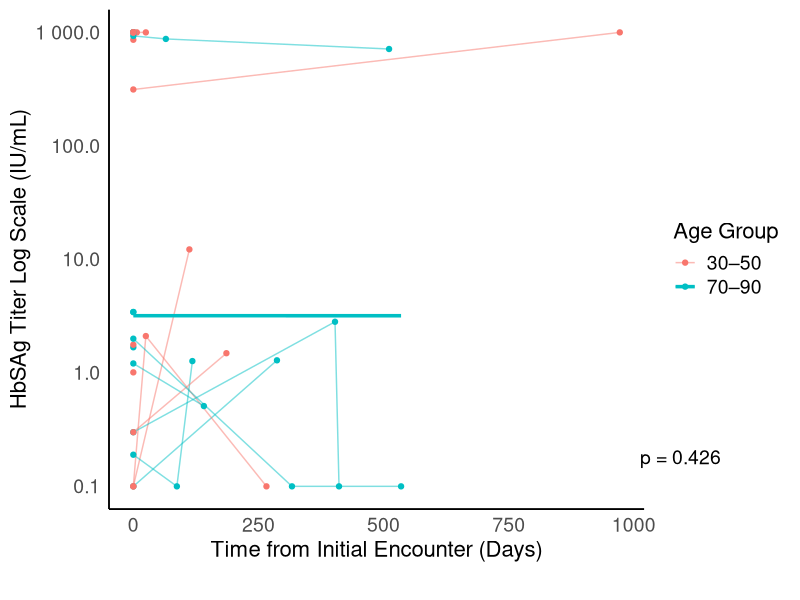
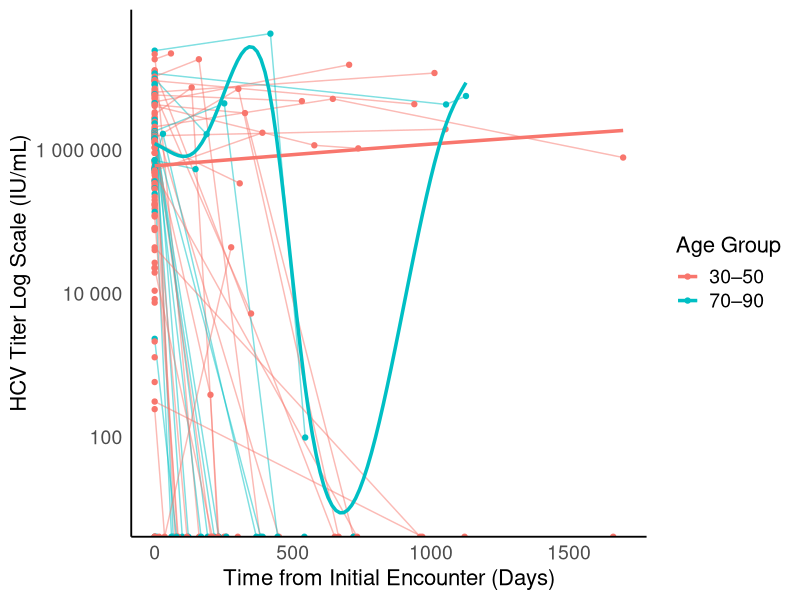
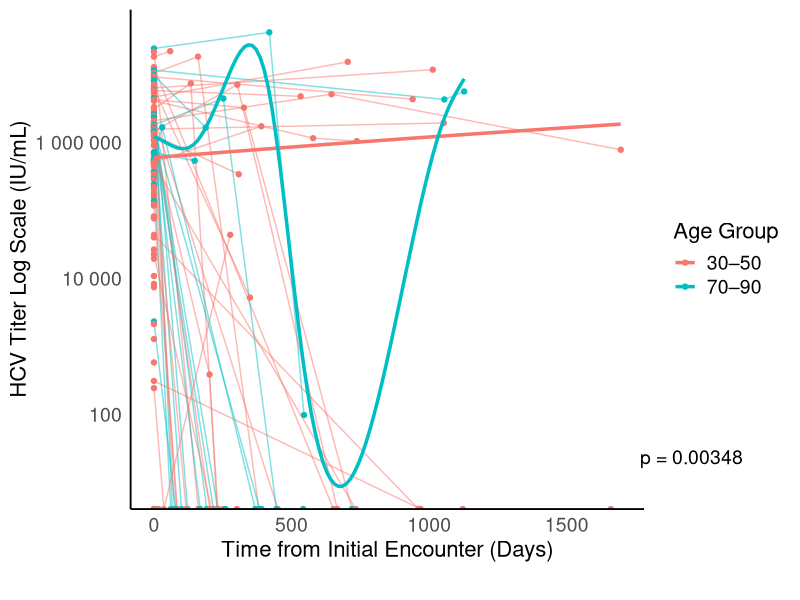
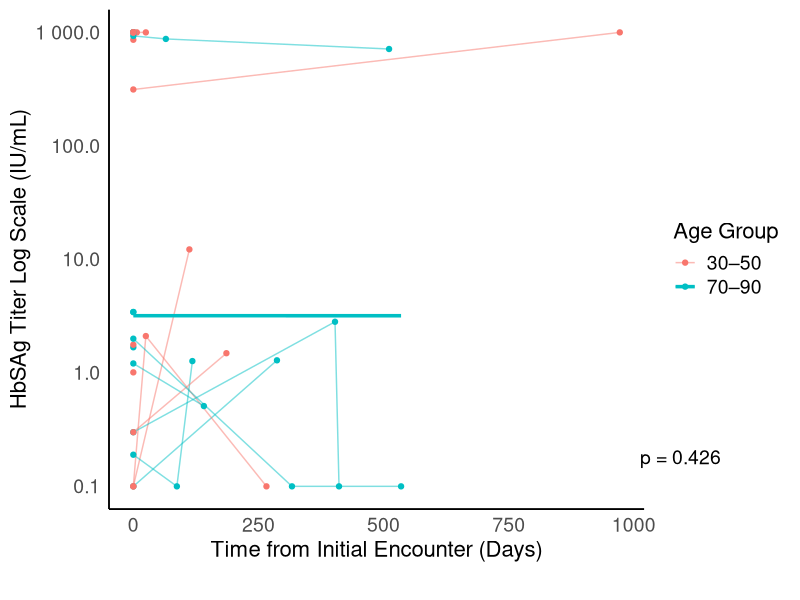
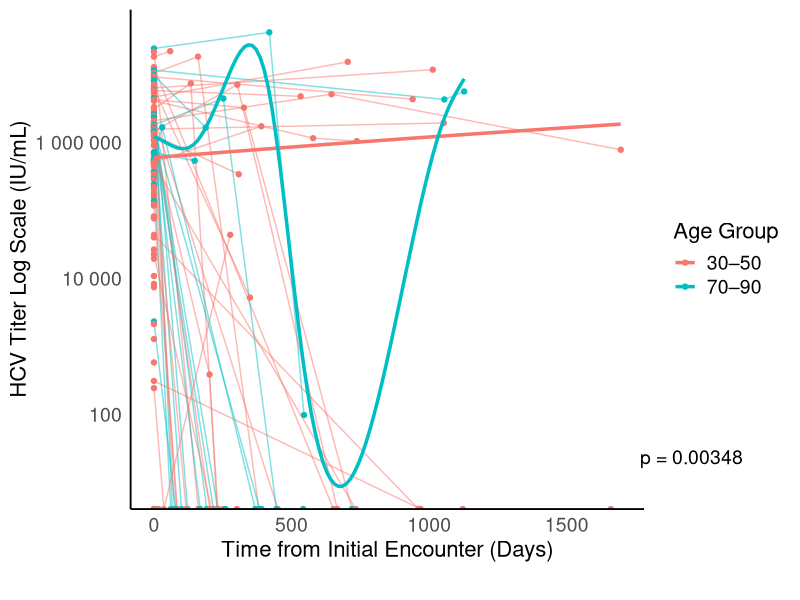

The R source for these figures, in order:
## ---- chunk 1
# **************************************************************************** #
# ***************                Project Setup                 *************** # 
# **************************************************************************** #

## package installs
# install.packages("readxl")
# install.packages("readr")
install.packages("dplyr")

# library
library(readxl)
library(readr)
library(dplyr)
library(scales)
library(ggplot2)
library(mgcv)
library(cowplot)
library(grid)

## ---- chunk 2
# **************************************************************************** #
# ***************         Extract and Import Data             **************** #                  
# **************************************************************************** #

# the documents were downloaded from email, so set wd to your personal Downloads folder
# ensure you run the chunk as a whole
setwd("C:/Users/miche/Downloads")

#Hep B data can be read fine as an excel, Hep C data needed to be validated first: uploaded into Google Drive, then exported as .csv
# hep_c file had pt 76 and 107 have some issues - we switched titer 1 and 2 for pt 76 and change 1900 to 2019 for pt 107

hep_b <- read_excel("Hepatitis B Cases - NCH Deidentified.xlsx")
hep_c <- read_csv("Hep_C.csv")

# write.csv(hep_c, "C:/Users/miche/Downloads/hep_c_export.csv", row.names = FALSE)

hep_b_clean <- hep_b[, -c(3:6,13:20)]
hep_c_clean <- hep_c[, -c(3:6,13:20)]

## ---- chunk 3
# **************************************************************************** #
# ***************         HbSAG Format and Spaghetti           **************** #                  
# **************************************************************************** #

#HbSAg
hep_b_sag <- hep_b_clean[, c(1:8)]
hep_b_sag$`Date of HbSAg Titer 1` <- as.Date(hep_b_sag$`Date of HbSAg Titer 1`, format = "%Y-%m-%d")
hep_b_sag$`Date of HbSAg Titer 2` <- as.Date(hep_b_sag$`Date of HbSAg Titer 2`, format = "%Y-%m-%d")
hep_b_sag$`Date of HbSAg Titer 3` <- as.Date(hep_b_sag$`Date of HbSAg Titer 3`, format = "%Y-%m-%d")
hep_b_sag$date2 <- as.numeric(hep_b_sag[[6]] - hep_b_sag[[4]])
hep_b_sag$date3 <- as.numeric(hep_b_sag[[8]] - hep_b_sag[[4]])

#age grouping
hep_b_sag <- hep_b_sag %>%
  mutate(
    age_group = case_when(
      `Age in Years` >= 30 & `Age in Years` <= 50 ~ "30–50",
      `Age in Years` >= 70 & `Age in Years` <= 90 ~ "70–90",
      TRUE ~ NA_character_
    )
  )

#making data frame
n <- nrow(hep_b_sag)
plot_data <- data.frame(
  id = rep(1:n, each = 3),
  days = as.vector(t(cbind(
    rep(0, n),         # Day 0 for titer 1
    hep_b_sag$date2,   # Day for titer 2
    hep_b_sag$date3    # Day for titer 3
  ))),
  titer = as.vector(t(cbind(
    hep_b_sag$`HbSAg Titer 1`,
    hep_b_sag$`HbSAg Titer 2`,
    hep_b_sag$`HbSAg Titer 3`
  ))),
  age_group = rep(hep_b_sag$age_group, each = 3)
)


#clean the titer column, clean white space, ensure age_group is factor
plot_data$titer <- trimws(plot_data$titer)
plot_data$titer <- gsub("[\u00A0]", "", plot_data$titer)
plot_data$titer <- gsub(",", "", plot_data$titer)
plot_data$titer <- as.numeric(plot_data$titer)

#create binary coding for age_group for later
plot_data$age_group <- factor(plot_data$age_group)
plot_data$age_30_50 <- as.numeric(plot_data$age_group == "30–50")
plot_data$age_70_90 <- as.numeric(plot_data$age_group == "70–90")

#create plot
p <- ggplot(plot_data, aes(x = days, y = titer, group = id, color = factor(age_group))) +
  geom_line(na.rm = TRUE, alpha = 0.5) +
  geom_point(na.rm = TRUE) +
  geom_smooth(aes(group = age_group, color = factor(age_group)), 
              method = "gam", se = FALSE, size = 1.2) +
  scale_y_log10(labels = label_number()) +
  labs(
    x = "Time from Initial Encounter (Days)",
    y = "HbSAg Titer Log Scale (IU/mL)",
    color = "Age Group"
  ) +
  theme_minimal(base_size = 14) +  # increase base font size
  theme(
    panel.background = element_rect(fill = "white", color = NA),  # white background
    plot.background = element_rect(fill = "white", color = NA),
    panel.grid.major = element_blank(),      # no gridlines
    panel.grid.minor = element_blank(),      # no gridlines
    axis.line = element_line(color = "black"),
    axis.title = element_text(size = 16),    # axes title font size
    axis.text = element_text(size = 14),     # axes text font size
    legend.title = element_text(size = 16),  # legend title font size
    legend.text = element_text(size = 14)    # legend text font size
  )

#p-value
# Model A: no interaction (one smooth for all)
plot_data_clean <- subset(plot_data, !is.na(titer) & titer > 0)
gam_model1 <- gam(log10(titer) ~ s(days) + age_group, data = plot_data_clean)

gam_model2 <- gam(log10(titer) ~ 
                    s(days, by = age_30_50) + 
                    s(days, by = age_70_90) + 
                    age_group,
                  data = plot_data_clean)

# Compare models with ANOVA
anova_res <- anova(gam_model1, gam_model2, test = "Chisq")

p_val <- anova_res$`Pr(>Chi)`[2]
p_val_label <- ifelse(p_val < 0.001, "p < 0.001", paste0("p = ", signif(p_val, 3)))
annot_df <- data.frame(
  x = max(plot_data$days, na.rm = TRUE) * 0.8,
  y = 10^(log10(max(plot_data$titer, na.rm = TRUE)) - 0.3),
  label = p_val_label
)

pval_grob <- grid::textGrob(
  p_val_label,
  x = 0.8, y = 5,           # position inside grob (0=left, 1=right for x; 0=bottom,1=top for y)
  just = "left",            # justification of text inside grob
  gp = grid::gpar(fontsize = 14)
)

# Combine plot and text grob vertically
plot_with_text <- plot_grid(
  p,                        # your ggplot object
  ggdraw() + draw_grob(pval_grob),
  ncol = 1,
  rel_heights = c(1, 0.05)  # relative heights: plot is tall, text is short
)

print(plot_with_text)

ggsave("hbsag_spaghetti.png", plot = plot_with_text, dpi = 300)
## ---- chunk 4
# **************************************************************************** #
# ***************       HCV RNA Format and Spaghetti           **************** #                  
# **************************************************************************** #

hep_c_sag <- hep_c_clean[, c(1:8)]
hep_c_sag$`Date of HCV Titer 1` <- as.Date(hep_c_sag$`Date of HCV Titer 1`, format = "%m/%d/%Y")
hep_c_sag$`Date of HCV Titer 2` <- as.Date(hep_c_sag$`Date of HCV Titer 2`, format = "%m/%d/%Y")
hep_c_sag$`Date of HCV Titer 3` <- as.Date(hep_c_sag$`Date of HCV Titer 3`, format = "%m/%d/%Y")
hep_c_sag$date2 <- as.numeric(hep_c_sag[[6]] - hep_c_sag[[4]])
hep_c_sag$date3 <- as.numeric(hep_c_sag[[8]] - hep_c_sag[[4]])

#age grouping
hep_c_sag <- hep_c_sag %>%
  mutate(
    age_group = case_when(
      `Age in Years` >= 30 & `Age in Years` <= 50 ~ "30–50",
      `Age in Years` >= 70 & `Age in Years` <= 90 ~ "70–90",
      TRUE ~ NA_character_
    )
  )

#making data frame
n <- nrow(hep_c_sag)
plot_data <- data.frame(
  id = rep(1:n, each = 3),
  days = as.vector(t(cbind(
    rep(0, n),         # Day 0 for titer 1
    hep_c_sag$date2,   # Day for titer 2
    hep_c_sag$date3    # Day for titer 3
  ))),
  titer = as.vector(t(cbind(
    hep_c_sag$`HCV RNA Titer 1`,
    hep_c_sag$`HCV RNA Titer 2`,
    hep_c_sag$`HCV RNA Titer 3`
  ))),
  age_group = rep(hep_c_sag$age_group, each = 3)
)


#clean the titer column, clean white space, ensure age_group is factor
plot_data$titer <- trimws(plot_data$titer)
plot_data$titer <- gsub("[\u00A0]", "", plot_data$titer)
plot_data$titer <- gsub(",", "", plot_data$titer)
plot_data$titer <- as.numeric(plot_data$titer)

#create binary coding for age_group for later
plot_data$age_group <- factor(plot_data$age_group)
plot_data$age_30_50 <- as.numeric(plot_data$age_group == "30–50")
plot_data$age_70_90 <- as.numeric(plot_data$age_group == "70–90")

#create plot
p <- ggplot(plot_data, aes(x = days, y = titer, group = id, color = factor(age_group))) +
  geom_line(na.rm = TRUE, alpha = 0.5) +
  geom_point(na.rm = TRUE) +
  geom_smooth(aes(group = age_group, color = factor(age_group)), 
              method = "gam", se = FALSE, size = 1.2) +
  scale_y_log10(labels = label_number()) +
  labs(
    x = "Time from Initial Encounter (Days)",
    y = "HCV Titer Log Scale (IU/mL)",
    color = "Age Group"
  ) +
  theme_minimal(base_size = 14) +  # increase base font size
  theme(
    panel.background = element_rect(fill = "white", color = NA),  # white background
    plot.background = element_rect(fill = "white", color = NA),
    panel.grid.major = element_blank(),      # no gridlines
    panel.grid.minor = element_blank(),      # no gridlines
    axis.line = element_line(color = "black"),
    axis.title = element_text(size = 16),    # axes title font size
    axis.text = element_text(size = 14),     # axes text font size
    legend.title = element_text(size = 16),  # legend title font size
    legend.text = element_text(size = 14)    # legend text font size
  )


p
#p-value
# Model A: no interaction (one smooth for all)
plot_data_clean <- subset(plot_data, !is.na(titer) & titer > 0)
gam_model1 <- gam(log10(titer) ~ s(days) + age_group, data = plot_data_clean)

gam_model2 <- gam(log10(titer) ~ 
                    s(days, by = age_30_50) + 
                    s(days, by = age_70_90) + 
                    age_group,
                  data = plot_data_clean)

# Compare models with ANOVA
anova_res <- anova(gam_model1, gam_model2, test = "Chisq")

p_val <- anova_res$`Pr(>Chi)`[2]
p_val_label <- ifelse(p_val < 0.001, "p < 0.001", paste0("p = ", signif(p_val, 3)))
annot_df <- data.frame(
  x = max(plot_data$days, na.rm = TRUE) * 0.8,
  y = 10^(log10(max(plot_data$titer, na.rm = TRUE)) - 0.3),
  label = p_val_label
)

pval_grob <- grid::textGrob(
  p_val_label,
  x = 0.8, y = 5,           # position inside grob (0=left, 1=right for x; 0=bottom,1=top for y)
  just = "left",            # justification of text inside grob
  gp = grid::gpar(fontsize = 14)
)

# Combine plot and text grob vertically
plot_with_text <- plot_grid(
  p,                        # your ggplot object
  ggdraw() + draw_grob(pval_grob),
  ncol = 1,
  rel_heights = c(1, 0.05)  # relative heights: plot is tall, text is short
)

print(plot_with_text)

ggsave("HCV_spaghetti.png", plot = plot_with_text, dpi = 300)

